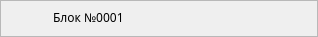
   <widget class="QFrame" name="bottomFrame">
    <property name="geometry">
     <rect>
      <x>246</x>
      <y>968</y>
      <width>318</width>
      <height>37</height>
     </rect>
    </property>
    <property name="layoutDirection">
     <enum>Qt::LeftToRight</enum>
    </property>
    <property name="frameShape">
     <enum>QFrame::StyledPanel</enum>
    </property>
    <property name="frameShadow">
     <enum>QFrame::Raised</enum>
    </property>
    <widget class="QLabel" name="powerSupplyNumberLabel">
     <property name="geometry">
      <rect>
       <x>53</x>
       <y>0</y>
       <width>248</width>
       <height>35</height>
      </rect>
     </property>
     <property name="font">
      <font>
       <family>Yu Gothic UI Light</family>
       <pointsize>9</pointsize>
      </font>
     </property>
     <property name="text">
      <string>Блок №0001</string>
     </property>
     <property name="alignment">
      <set>Qt::AlignLeading|Qt::AlignLeft|Qt::AlignVCenter</set>
     </property>
    </widget>
    <widget class="QLabel" name="connectIconLabel">
     <property name="geometry">
      <rect>
       <x>9</x>
       <y>0</y>
       <width>35</width>
       <height>35</height>
      </rect>
     </property>
     <property name="styleSheet">
      <string notr="true">QLabel {
	border-image: url(images/connect.svg) center;
}</string>
     </property>
     <property name="text">
      <string/>
     </property>
    </widget>
    <widget class="QLabel" name="disconnectIconLabel">
     <property name="geometry">
      <rect>
       <x>9</x>
       <y>0</y>
       <width>35</width>
       <height>35</height>
      </rect>
     </property>
     <property name="styleSheet">
      <string notr="true">QLabel {
	border-image: url(images/disconnect.svg) center;
}</string>
     </property>
     <property name="text">
      <string/>
     </property>
    </widget>
   </widget>
